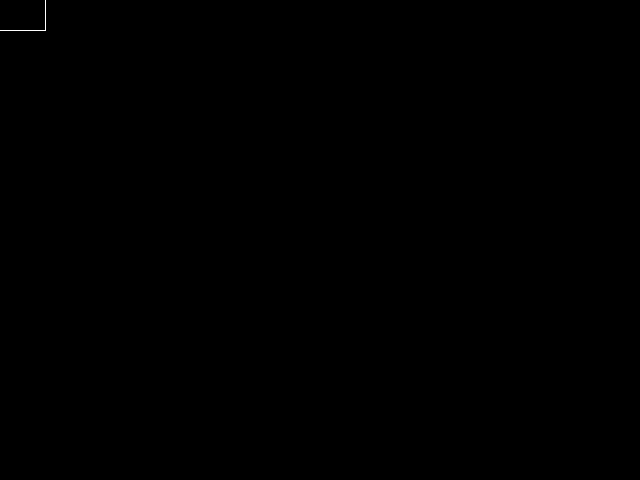
Frame 1 (no input)
Frame 60 (the mouse pressed at the canvas centre just before this capture): identical to frame 1, image omitted
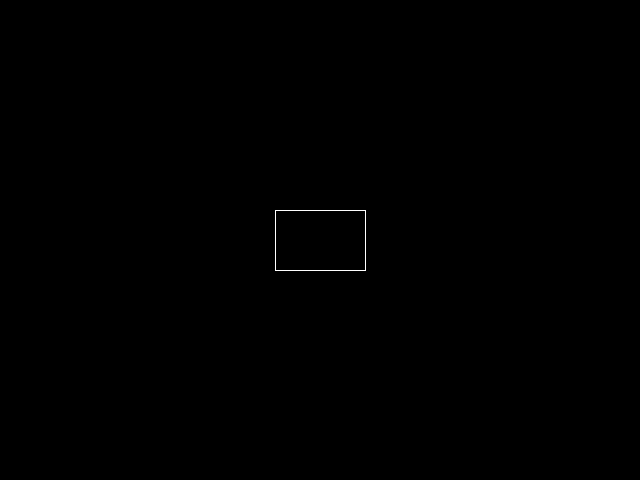
Frame 120 (the mouse held since frame 60 and released just before this capture)

The Processing sketch that drew these frames (run headless with seeded random() and noise(); from frame 60 on, the mouse is pressed at the canvas centre):

// Processing sketch: _02_dva
// ── _02_dva.pde
// Sktript Dva
// Obraz a kod 2010

// vice v lexikonu _02_ funkce programu

void setup(){

	size(640,480);
	noFill();
	stroke(255);
	rectMode(CENTER);

}



void draw(){

	background(0);	
	// mouseX a mouseY jsou promenne ktere zjisti aktualni
	// pozici mysi na plose
	rect( mouseX, mouseY, 90, 60);

}
